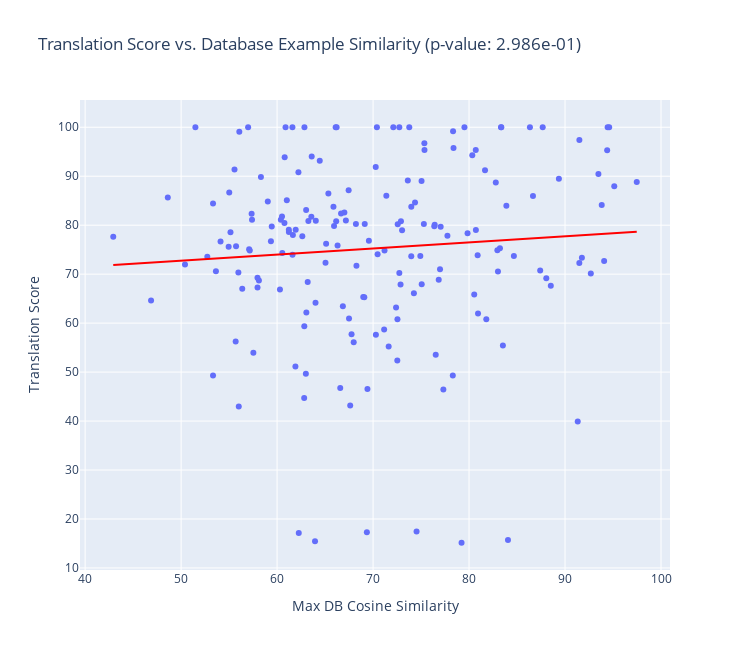

Write notebook code for a chart like this one.
### Code cell
import plotly.express as px
import statsmodels.api as sm
import pandas as pd

# Create a dataframe
df = pd.DataFrame()

# Define variables for the plotting
df['Max DB Cosine Similarity'] = (validation[(validation['5-shot-sim-max'] < 0.99)]['5-shot-sim-max'] * 100)
df['Translation Score'] = (validation[(validation['5-shot-sim-max'] < 0.99)]['5-shot-score'])

# Perform OLS regression to get the p-value
X = sm.add_constant(df['Max DB Cosine Similarity'])  # Adds intercept term
model = sm.OLS(df['Translation Score'], X).fit()
p_value = model.pvalues['Max DB Cosine Similarity']

# Display the scatter plot with trendline
fig = px.scatter(
    df,
    x='Max DB Cosine Similarity',
    y='Translation Score',
    title=f'Translation Score vs. Database Example Similarity (p-value: {p_value:.3e})',
    height=650,
    width=750,
    trendline='ols',
    trendline_color_override='red'
)

# Show the plot
fig.show()

print("P-value for the line of best fit: {}".format(p_value))

### Figure 1 — Plotly figure (JSON) as saved in the notebook; plotly's stock layout.template omitted (floating-point values rounded to 4 significant figures; data arrays with more than 128 entries replaced by an {"elided": "..."} marker saying what was removed)
{"data": [{"hovertemplate": "Max DB Cosine Similarity=%{x}<br>Translation Score=%{y}<extra></extra>", "legendgroup": "", "marker": {"color": "#636efa", "symbol": "circle"}, "mode": "markers", "name": "", "orientation": "v", "showlegend": false, "type": "scatter", "x": {"elided": "175 float values"}, "xaxis": "x", "y": {"elided": "175 float values"}, "yaxis": "y"}, {"hovertemplate": "<b>OLS trendline</b><br>Translation Score = 0.124115 * Max DB Cosine Similarity + 66.5386<br>R<sup>2</sup>=0.006243<br><br>Max DB Cosine Similarity=%{x}<br>Translation Score=%{y} <b>(trend)</b><extra></extra>", "legendgroup": "", "line": {"color": "red"}, "marker": {"color": "#636efa", "symbol": "circle"}, "mode": "lines", "name": "", "showlegend": false, "type": "scatter", "x": {"elided": "175 float values"}, "xaxis": "x", "y": {"elided": "175 float values"}, "yaxis": "y"}], "layout": {"height": 650, "legend": {"tracegroupgap": 0}, "title": {"text": "Translation Score vs. Database Example Similarity (p-value: 2.986e-01)"}, "width": 750, "xaxis": {"anchor": "y", "domain": [0, 1], "title": {"text": "Max DB Cosine Similarity"}}, "yaxis": {"anchor": "x", "domain": [0, 1], "title": {"text": "Translation Score"}}}}
